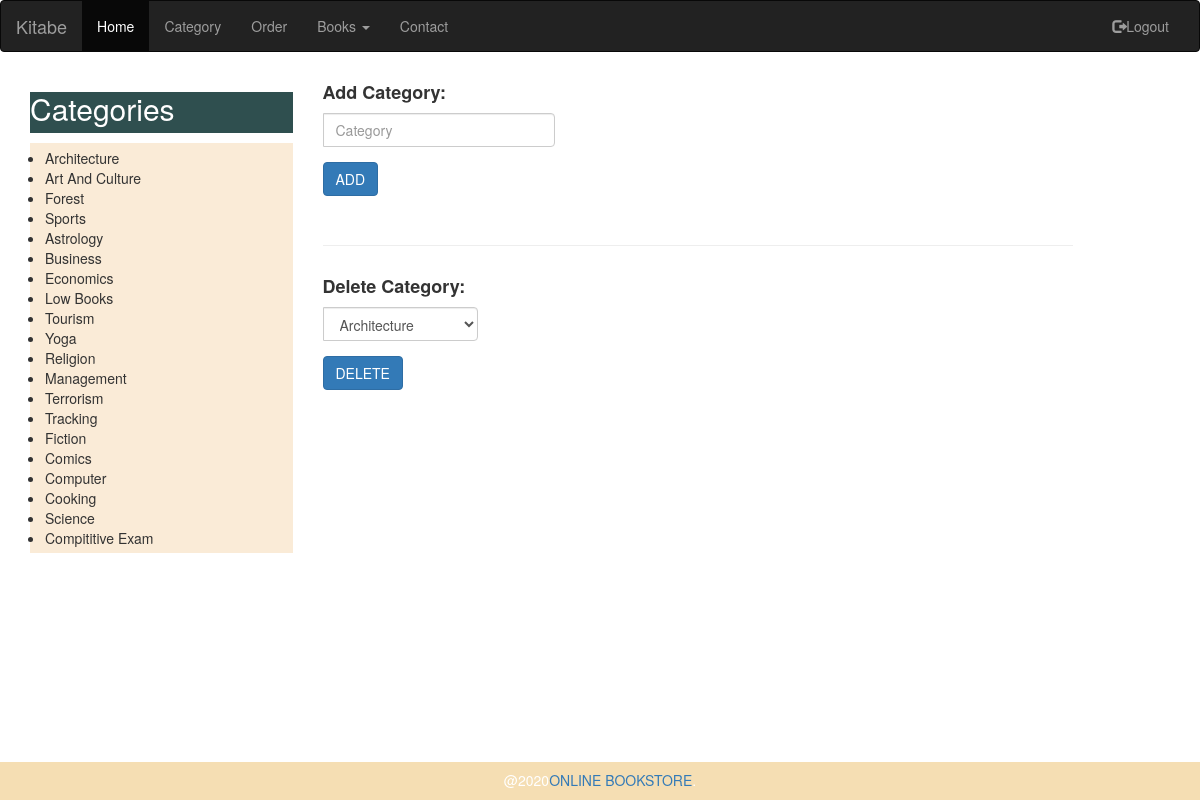
Page /admin/ad_category.php on the committed database.
### tables this page shows
CREATE TABLE `category` (
  `cat_id` int(4) NOT NULL,
  `cat_nm` varchar(30) NOT NULL
);

### admin/ad_category.php (the view, shortened to what this page needs)
<!DOCTYPE html>
<html lang="en">
<head>
	<?php require('includes/config.php'); ?>
	<?php include('head.php'); ?>
</head>
<body>
<nav class="navbar navbar-inverse">
<div class="container-fluid">
    <div class="navbar-header">
      <a class="navbar-brand" href="ad_index.php">Kitabe</a>
    </div>
    <div class="collapse navbar-collapse " id="my">
    	<ul class="nav navbar-nav" >
      		<li class="active"><a href="ad_index.php">Home</a></li>
      	  <li><a href="ad_category.php">Category</a></li>
      	    <li><a href="ad_order.php">Order</a></li>
          <li class="dropdown">
        		<a class="dropdown-toggle" data-toggle="dropdown" href="#">Books
        		<span class="caret"></span></a>
     	  </li>
          <li><a href="ad_contact.php">Contact</a></li>
    	</ul>
    	<ul class="nav navbar-nav navbar-right">
			<li><a href="logout.php"><span class="glyphicon glyphicon-log-out"></span>Logout</a></li>
		 </ul>
    </div>
  </div>
</nav>
<div class="container-fluid">
	<div class="col-sm-3">
					<h2 style=" color: white;
    							padding-right: 15px;
  		   						 padding-bottom: 8px;
    							margin-top: 20px;
 						   		background-color: darkslategray;">Categories</h2>
										<ul style="padding-top: 5px;
    											   padding-right: 5px;
    											   padding-bottom: 5px;
      											   padding-left: 15px;
    											   background-color: antiquewhite;">
											<?php
												$query="select * from category ";
												$res=mysqli_query($conn,$query);
												while($row=mysqli_fetch_assoc($res))
												{
													echo '<li>'.$row["cat_nm"].'</li>';
												}
											?>
										</ul>
	</div>
	<div class="col-sm-8">
		<form action='process_addcategory.php' method='POST'>
			<div class="form-group">
				<div class="input-group">
					<h4><b>Add Category:</b></h4><input type="text" class="form-control" name="cat" size="25" placeholder="Category" required="required">
				</div>
       		</div>
       		 <div class="form-group">
           		 <button type="submit" class="btn btn-primary ">ADD</button>
        	</div>
    	</form>
    		<div class= "page-header">
    		</div>
				<form action='process_delcategory.php' method='POST'>
					<div class="form-group">
						<div class="input-group">
							<h4><b>Delete Category:</b></h4>
							<select class="form-control" name="del">
								<?php
											$query="select * from category ";
											$res=mysqli_query($conn,$query);
											while($row=mysqli_fetch_assoc($res))
											{
												echo "<option >".$row['cat_nm']."</option>";
											}
								?>
							</select>
						</div>
       				 </div>
							 <div class="form-group">
           						 <button type="submit" class="btn btn-primary ">DELETE</button>
      					  	</div>
				</form>
	</div>
</div>
<div id="footer">
			<?php
				include("includes/footer.php");
			?>
</div>
</body>
</html>

### admin/default.css (style rules this page uses)
body { font-family: 'Varela Round', sans-serif; }

### rows in the picture
category: cat_nm "Architecture"
category: cat_nm "Art And Culture"
category: cat_nm "Forest"
category: cat_nm "Sports"
category: cat_nm "Astrology"
category: cat_nm "Business"
category: cat_nm "Economics"
category: cat_nm "Low Books"
category: cat_nm "Tourism"
category: cat_nm "Yoga"
category: cat_nm "Religion"
category: cat_nm "Management"
category: cat_nm "Terrorism"
category: cat_nm "Tracking"
category: cat_nm "Fiction"
category: cat_nm "Comics"
category: cat_nm "Computer"
category: cat_nm "Cooking"
category: cat_nm "Science"
category: cat_nm "Compititive Exam"

### other values in the picture
form field del "Architecture"
